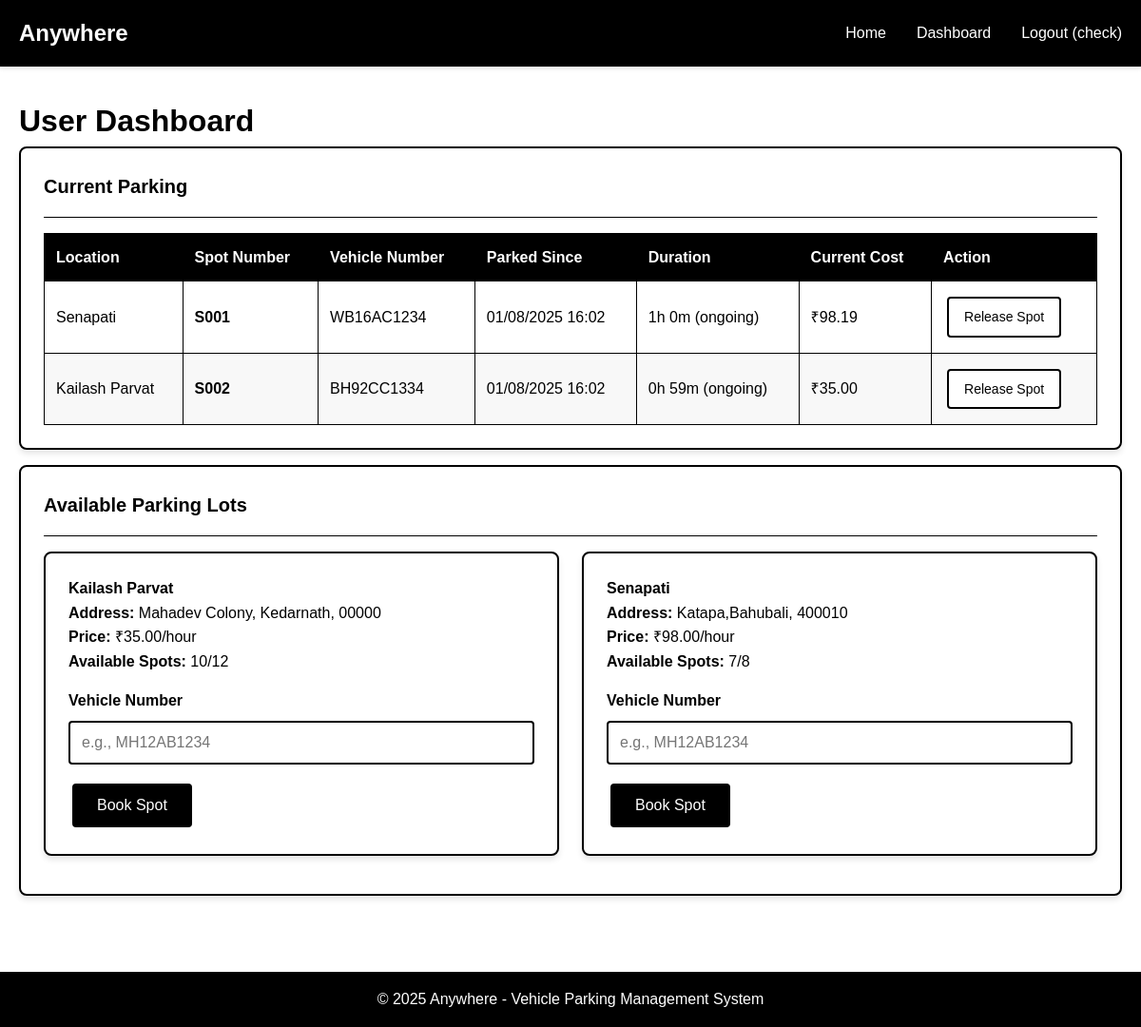
Page /user/dashboard (signed in) on the committed database.
### backend/models.py (models this page shows, shortened)
class User(db.Model):
    __tablename__ = 'users'
    id = db.Column(db.Integer, primary_key=True)
    username = db.Column(db.String(80), unique=True, nullable=False)
    email = db.Column(db.String(120), unique=True, nullable=False)
    password_hash = db.Column(db.String(120), nullable=False)
    phone = db.Column(db.String(15), nullable=True)
    is_admin = db.Column(db.Boolean, default=False)
    created_at = db.Column(db.DateTime, default=datetime.utcnow)
    reservations = db.relationship('Reservation', backref='user', lazy=True, cascade='all, delete-orphan')

class Reservation(db.Model):
    __tablename__ = 'reservations'
    id = db.Column(db.Integer, primary_key=True)
    spot_id = db.Column(db.Integer, db.ForeignKey('parking_spots.id'), nullable=False)
    user_id = db.Column(db.Integer, db.ForeignKey('users.id'), nullable=False)
    vehicle_number = db.Column(db.String(20), nullable=False)
    parking_timestamp = db.Column(db.DateTime, default=datetime.utcnow)
    leaving_timestamp = db.Column(db.DateTime, nullable=True)
    parking_cost = db.Column(db.Float, nullable=True)
    @property
    def duration_str(self):
        end_time = self.leaving_timestamp or datetime.utcnow()
        if self.parking_timestamp:
            duration = end_time - self.parking_timestamp
            hours = int(duration.total_seconds() // 3600)
            minutes = int((duration.total_seconds() % 3600) // 60)
            if not self.leaving_timestamp:
                return f"{hours}h {minutes}m (ongoing)"
            return f"{hours}h {minutes}m"
        return "N/A"
    @property
    def current_cost(self):
        if self.parking_timestamp and not self.leaving_timestamp:
            duration = datetime.utcnow() - self.parking_timestamp
            hours = duration.total_seconds() / 3600
            hours = max(1, hours) # Assuming minimum 1 hour charge
            return round(hours * self.spot.lot.price_per_hour, 2)
        return self.parking_cost or 0

class ParkingLot(db.Model):
    __tablename__ = 'parking_lots'
    id = db.Column(db.Integer, primary_key=True)
    prime_location_name = db.Column(db.String(100), nullable=False)
    address = db.Column(db.Text, nullable=False)
    pin_code = db.Column(db.String(10), nullable=False)
    price_per_hour = db.Column(db.Float, nullable=False)
    maximum_spots = db.Column(db.Integer, nullable=False)
    created_at = db.Column(db.DateTime, default=datetime.utcnow)
    spots = db.relationship('ParkingSpot', backref='lot', lazy=True, cascade='all, delete-orphan', order_by='ParkingSpot.spot_number')
    @property
    def available_spots_count(self):
        return len([spot for spot in self.spots if spot.status == 'A'])

class ParkingSpot(db.Model):
    __tablename__ = 'parking_spots'
    id = db.Column(db.Integer, primary_key=True)
    lot_id = db.Column(db.Integer, db.ForeignKey('parking_lots.id'), nullable=False)
    spot_number = db.Column(db.String(10), nullable=False)
    status = db.Column(db.String(1), default='A', nullable=False)  # A-Available, O-Occupied
    created_at = db.Column(db.DateTime, default=datetime.utcnow)
    reservations = db.relationship('Reservation', backref='spot', lazy=True)

### backend/app.py (the view)
@app.route('/user/dashboard')
@login_required
def user_dashboard():
    user = User.query.get(session['user_id'])
    if user.is_admin:
        return redirect(url_for('admin_dashboard'))
    lots = ParkingLot.query.all()
    available_lots = [lot for lot in lots if lot.available_spots_count > 0]
    current_reservations = Reservation.query.filter_by(
        user_id=user.id,
        leaving_timestamp=None
    ).all()
    past_reservations = Reservation.query.filter(
        Reservation.user_id == user.id,
        Reservation.leaving_timestamp.isnot(None)
    ).order_by(Reservation.leaving_timestamp.asc()).all()
    user_chart_data = {
        'labels': [res.leaving_timestamp.strftime('%b %d') for res in past_reservations],
        'costs': [res.parking_cost for res in past_reservations],
        'durations': [round((res.leaving_timestamp - res.parking_timestamp).total_seconds() / 3600, 2) for res in past_reservations]
    }
    return render_template('user_dashboard.html',
                           lots=available_lots,
                           current_reservations=current_reservations,
                           past_reservations=past_reservations,
                           user_chart_data=user_chart_data)

### backend/app.py (called while the page is built)
def login_required(f):
    @wraps(f)
    def decorated_function(*args, **kwargs):
        if 'user_id' not in session:
            flash('Please log in to access this page.', 'error')
            return redirect(url_for('login'))
        return f(*args, **kwargs)
    return decorated_function

### frontend/templates/user_dashboard.html (shortened to what this page needs)
{% extends "base.html" %}
{% block content %}
<h1>User Dashboard</h1>
{% if current_reservations %}
<div class="card mb-2">
    <div class="card-header">
        <h3 class="card-title">Current Parking</h3>
    </div>
    <table class="table">
        <thead>
            <tr>
                <th>Location</th>
                <th>Spot Number</th>
                <th>Vehicle Number</th>
                <th>Parked Since</th>
                <th>Duration</th>
                <th>Current Cost</th>
                <th>Action</th>
            </tr>
        </thead>
        <tbody>
            {% for reservation in current_reservations %}
            <tr>
                <td>{{ reservation.spot.lot.prime_location_name }}</td>
                <td><strong>{{ reservation.spot.spot_number }}</strong></td>
                <td>{{ reservation.vehicle_number }}</td>
                <td>{{ reservation.parking_timestamp.strftime('%d/%m/%Y %H:%M') }}</td>
                <td>{{ reservation.duration_str }}</td>
                <td>₹{{ "%.2f"|format(reservation.current_cost) }}</td>
                <td>
                    <a href="{{ url_for('release_spot', reservation_id=reservation.id) }}"
                       class="btn btn-small btn-danger"
                       onclick="return confirm('Are you sure you want to release this parking spot?')">Release Spot</a>
                </td>
            </tr>
            {% endfor %}
        </tbody>
    </table>
</div>
{% endif %}
<div class="card mb-2">
    <div class="card-header">
        <h3 class="card-title">Available Parking Lots</h3>
    </div>
    {% if lots %}
        <div class="row">
            {% for lot in lots %}
            <div class="col-md-6">
                <div class="card mb-2">
                    <h4>{{ lot.prime_location_name }}</h4>
                    <p><strong>Address:</strong> {{ lot.address }}, {{ lot.pin_code }}</p>
                    <p><strong>Price:</strong> ₹{{ "%.2f"|format(lot.price_per_hour) }}/hour</p>
                    <p><strong>Available Spots:</strong> {{ lot.available_spots_count }}/{{ lot.maximum_spots }}</p>
                    {% if lot.available_spots_count > 0 %}
                        <form method="POST" action="{{ url_for('book_spot', lot_id=lot.id) }}" style="margin-top: 1rem;">
                            <div class="form-group">
                                <label class="form-label" for="vehicle_number_{{ lot.id }}">Vehicle Number</label>
                                <input type="text"
                                       class="form-control"
                                       id="vehicle_number_{{ lot.id }}"
                                       name="vehicle_number"
                                       placeholder="e.g., MH12AB1234"
                                       required>
                            </div>
                            <button type="submit" class="btn btn-primary">Book Spot</button>
                        </form>
                    {% else %}
                        <p class="text-center"><em>No spots available</em></p>
                    {% endif %}
                </div>
            </div>
            {% endfor %}
        </div>
    {% else %}
        <p class="text-center p-2">No parking lots available at the moment.</p>
    {% endif %}
</div>
{% endblock %}

### frontend/templates/base.html (shortened to what this page needs)
<!DOCTYPE html>
<html lang="en">
<head>
    <link rel="stylesheet" href="{{ url_for('static', filename='css/style.css') }}">
</head>
<body>
    <header class="header">
        <div class="container">
            <nav class="navbar">
                <div class="logo">Anywhere</div>
                <ul class="nav-links">
                    <li><a href="{{ url_for('index') }}">Home</a></li>
                    {% if session.user_id %}
                        {% if session.is_admin %}
                            <li><a href="{{ url_for('admin_dashboard') }}">Dashboard</a></li>
                        {% else %}
                            <li><a href="{{ url_for('user_dashboard') }}">Dashboard</a></li>
                        {% endif %}
                        <li><a href="{{ url_for('logout') }}">Logout ({{ session.username }})</a></li>
                    {% else %}
                        <li><a href="{{ url_for('login') }}">Login</a></li>
                        <li><a href="{{ url_for('register') }}">Register</a></li>
                    {% endif %}
                </ul>
            </nav>
        </div>
    </header>
    <main class="main-content">
        <div class="container">
            {% block content %}{% endblock %}
        </div>
    </main>
    <footer class="footer">
        <div class="container">
            <p>&copy; 2025 Anywhere - Vehicle Parking Management System</p>
        </div>
    </footer>
</body>
</html>

### frontend/static/css/style.css (style rules this page uses)
* { margin: 0; padding: 0; box-sizing: border-box; }
body { font-family: 'Arial', sans-serif; background-color: #ffffff; color: #000000; line-height: 1.6; }
.container { max-width: 1200px; margin: 0 auto; padding: 0 20px; }
.header { background-color: #000000; color: #ffffff; padding: 1rem 0; box-shadow: 0 2px 5px rgba(0,0,0,0.1); }
.navbar { display: flex; justify-content: space-between; align-items: center; }
.logo { font-size: 1.5rem; font-weight: bold; }
.nav-links { display: flex; list-style: none; gap: 2rem; }
.nav-links a { color: #ffffff; text-decoration: none; transition: color 0.3s; }
.main-content { min-height: calc(100vh - 160px); padding: 2rem 0; }
.card { background-color: #ffffff; border: 2px solid #000000; border-radius: 8px; padding: 1.5rem; margin-bottom: 1.5rem; box-shadow: 0 4px 6px rgba(0,0,0,0.1); overflow: hidden; }
.card-header { border-bottom: 1px solid #000000; padding-bottom: 1rem; margin-bottom: 1rem; display: flex; justify-content: space-between; align-items: center; flex-wrap: wrap; }
.card-title { font-size: 1.25rem; font-weight: bold; color: #000000; margin-bottom: 0; }
.form-group { margin-bottom: 1rem; }
.form-label { display: block; margin-bottom: 0.5rem; font-weight: bold; color: #000000; }
.form-control { width: 100%; padding: 0.75rem; border: 2px solid #000000; border-radius: 4px; font-size: 1rem; background-color: #ffffff; color: #000000; }
.btn { display: inline-block; padding: 0.75rem 1.5rem; margin: 0.25rem; border: 2px solid #000000; border-radius: 4px; text-decoration: none; font-size: 1rem; cursor: pointer; transition: all 0.3s; text-align: center; background-color: #ffffff; color: #000000; }
.btn-primary { background-color: #000000; color: #ffffff; }
.btn-danger { border-color: #000000; color: #000000; }
.btn-small { padding: 0.5rem 1rem; font-size: 0.875rem; }
.table { width: 100%; border-collapse: collapse; margin-top: 1rem; }
.table th, .table td { padding: 0.75rem; text-align: left; border: 1px solid #000000; white-space: nowrap; }
.table th { background-color: #000000; color: #ffffff; font-weight: bold; }
.table tr:nth-child(even) { background-color: #f8f8f8; }
.row { display: flex; flex-wrap: wrap; margin: 0 -0.75rem; }
.col-md-8, .col-md-6, .col-md-4 { padding: 0 0.75rem; width: 100%; }
@media (min-width: 768px) { .col-md-6 { flex: 0 0 50%; max-width: 50%; } }
.footer { background-color: #000000; color: #ffffff; text-align: center; padding: 1rem 0; margin-top: 2rem; }
.mb-2 { margin-bottom: 1rem; }

### rows in the picture
User: username "check"
Reservation: spot.lot.prime_location_name "Senapati", spot.spot_number "S001", vehicle_number "WB16AC1234", parking_timestamp "01/08/2025 16:02", duration_str "1h 0m (ongoing)", current_cost "98.19"
Reservation: spot.lot.prime_location_name "Kailash Parvat", spot.spot_number "S002", vehicle_number "BH92CC1334", parking_timestamp "01/08/2025 16:02", duration_str "0h 59m (ongoing)", current_cost "35.00"
ParkingLot: prime_location_name "Kailash Parvat", address "Mahadev Colony, Kedarnath", pin_code "00000", price_per_hour "35.00", available_spots_count "10", maximum_spots "12", vehicle_number "e.g., MH12AB1234"
ParkingLot: prime_location_name "Senapati", address "Katapa,Bahubali", pin_code "400010", price_per_hour "98.00", available_spots_count "7", maximum_spots "8", vehicle_number "e.g., MH12AB1234"
